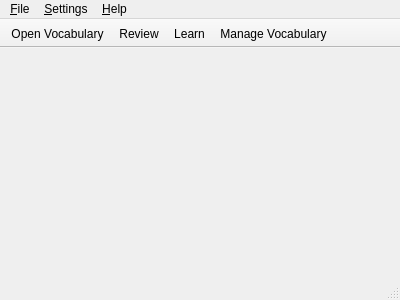
<?xml version="1.0" encoding="UTF-8"?>
<ui version="4.0">
 <class>MainWindow</class>
 <widget class="QMainWindow" name="MainWindow">
  <property name="geometry">
   <rect>
    <x>0</x>
    <y>0</y>
    <width>400</width>
    <height>300</height>
   </rect>
  </property>
  <property name="windowTitle">
   <string>MainWindow</string>
  </property>
  <widget class="QWidget" name="centralWidget"/>
  <widget class="QMenuBar" name="menuBar">
   <property name="geometry">
    <rect>
     <x>0</x>
     <y>0</y>
     <width>400</width>
     <height>27</height>
    </rect>
   </property>
   <widget class="QMenu" name="menuMenu">
    <property name="title">
     <string>&amp;File</string>
    </property>
    <addaction name="action_Open_Vocabulary"/>
    <addaction name="action_Exit"/>
   </widget>
   <widget class="QMenu" name="menuHelp">
    <property name="title">
     <string>&amp;Help</string>
    </property>
    <addaction name="actionAbout"/>
   </widget>
   <widget class="QMenu" name="menuSettings">
    <property name="title">
     <string>&amp;Settings</string>
    </property>
    <addaction name="action_Settings"/>
   </widget>
   <addaction name="menuMenu"/>
   <addaction name="menuSettings"/>
   <addaction name="menuHelp"/>
  </widget>
  <widget class="QToolBar" name="mainToolBar">
   <property name="acceptDrops">
    <bool>false</bool>
   </property>
   <property name="movable">
    <bool>false</bool>
   </property>
   <attribute name="toolBarArea">
    <enum>TopToolBarArea</enum>
   </attribute>
   <attribute name="toolBarBreak">
    <bool>false</bool>
   </attribute>
   <addaction name="action_Open_Vocabulary"/>
   <addaction name="actionReview"/>
   <addaction name="actionLearn"/>
   <addaction name="actionManage_Vocabulary"/>
  </widget>
  <widget class="QStatusBar" name="statusBar"/>
  <action name="action_Open_Vocabulary">
   <property name="text">
    <string>&amp;Open Vocabulary</string>
   </property>
  </action>
  <action name="action_Exit">
   <property name="text">
    <string>&amp;Exit</string>
   </property>
  </action>
  <action name="actionAbout">
   <property name="text">
    <string>&amp;About</string>
   </property>
  </action>
  <action name="action_Settings">
   <property name="text">
    <string>&amp;Settings</string>
   </property>
  </action>
  <action name="actionReview">
   <property name="text">
    <string>Review</string>
   </property>
  </action>
  <action name="actionLearn">
   <property name="text">
    <string>Learn</string>
   </property>
  </action>
  <action name="actionManage_Vocabulary">
   <property name="text">
    <string>Manage Vocabulary</string>
   </property>
  </action>
 </widget>
 <layoutdefault spacing="6" margin="11"/>
 <resources/>
 <connections/>
</ui>
